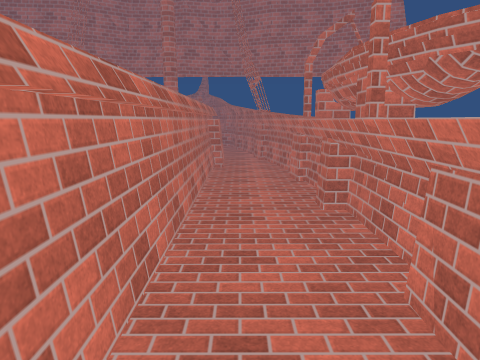
view 1 (above)

14 first-person views from a walk through a Unity game level. The camera is 1.5 m above the floor, tilts 10° down and sees 70° across. The floor is counted in squares, 0.5 m on a side. Each view is taken from the middle of a square. On the plan, view 1 faces up. The plan holds only what a view shows up to about 20 squares ahead; the rest is blank. The place goes on beyond the plan. The player is left out. Surface patterns are stand-ins for the level's own textures.

view 2
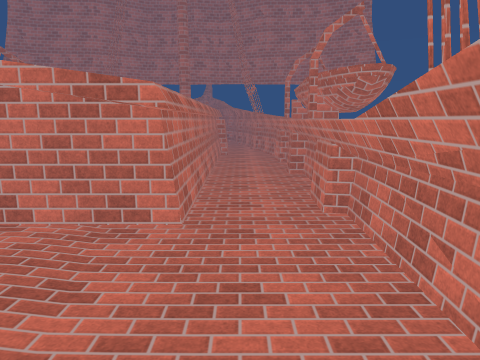

view 3
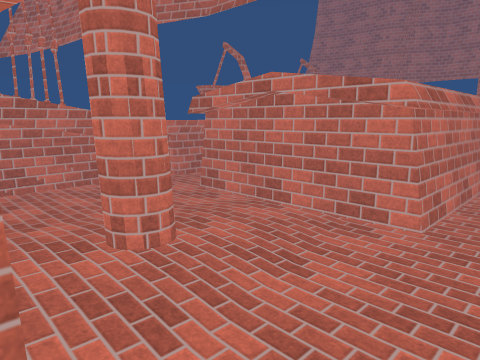

view 4
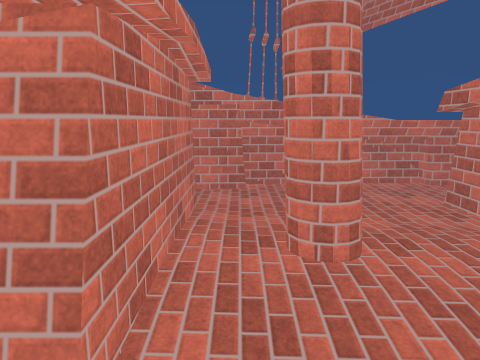

view 5
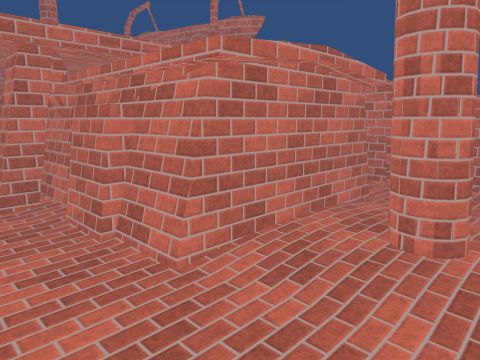

view 6
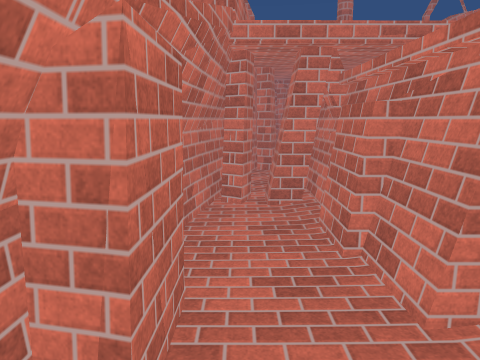

view 7
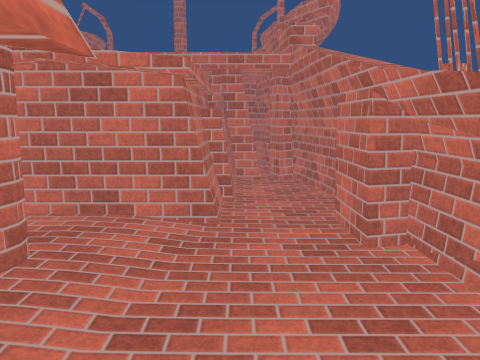

view 8
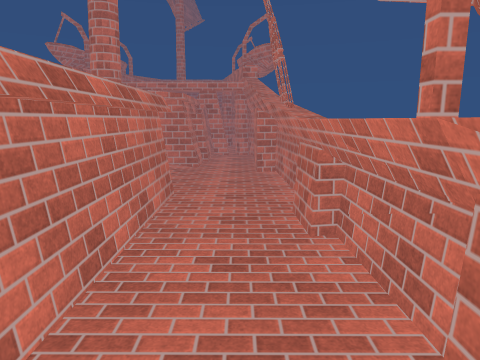

view 9
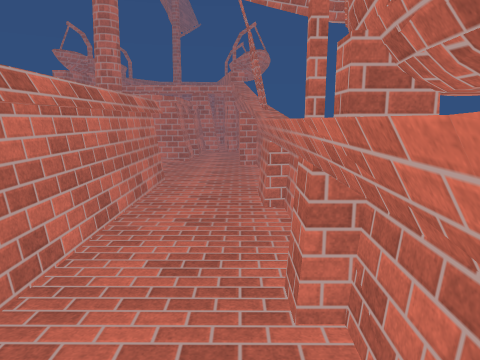

view 10
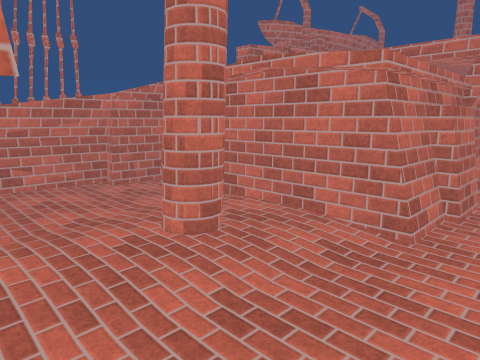

view 11
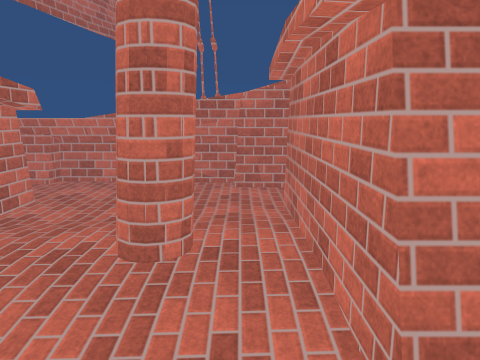

view 12
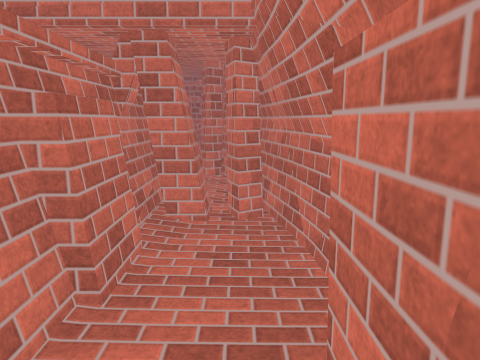

view 13
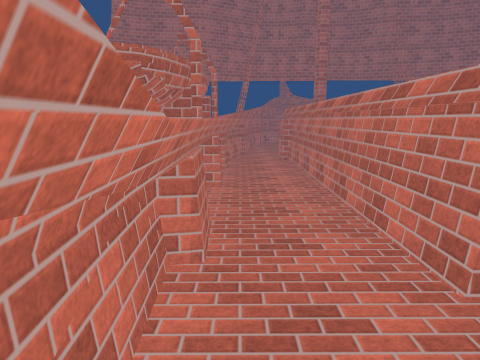

view 14
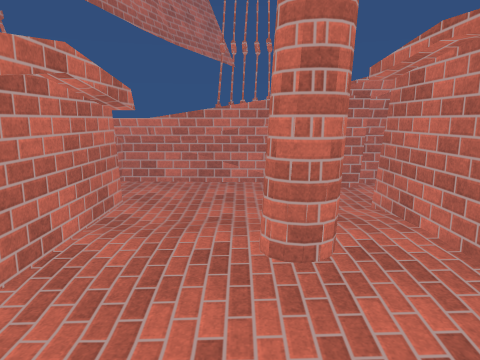

### Floor plan
Key: @ floor where view 1 was taken; # wall or solid block; . main floor; : floor 0.25 m higher than the main floor; = window, fence, low wall or low ledge; ^ raised ledge.
Columns run from 17 left of view 1 to 5 right of it. Each row starts with its distance up from view 1.
 17    .           #....##
 16   #....#       #....##
 15  ##....#       #....^#
 14  #^....#       #....^#
 13  ##....#       #....##
 12  ##....#       #....^#
 11 ###....#       #....##
 10  #^....#       #....^##
  9  ^^....#       #....^#
  8  ^^....#       #....^^
  7  ^^....#       #....^^
  6  ^^....#       #....^^
  5  ^^....#       #....^^
  4  ^^....#       #....^^
  3  ^^....#       #....^^
  2  ^^....#       #....^^
  1  ^^....#########....^^
  0  ##..............@..##
 -1  ##.................##
 -2   #.................#
 -3   #........=........#
 -4   #.......###.......#
 -5   #.......###.......#
 -6   ##......:::......##
 -7   ##...######  #...##
 -8   ##...#########...##
 -9   ##...#      ##...##
-10   #...=#      ##=...#
-11   #...=#      ##=..
-12   ##..=#      ##=..#
-13   ##...#      ##...#
-14    #...#      ##...#
-15    #####      ######

Positions as (right, up) in squares from view 1, and headings:
1: (0, 0), facing up
2: (0, -8), facing up
3: (1, -8), facing up-left
4: (1, -6), facing left
5: (2, -2), facing down-left
6: (1, -3), facing down
7: (-11, 2), facing down
8: (-13, 14), facing down
9: (-14, 17), facing down
10: (-13, 1), facing down-right
11: (-13, -6), facing right
12: (-13, -5), facing down
13: (-14, -4), facing up
14: (-13, -3), facing right
